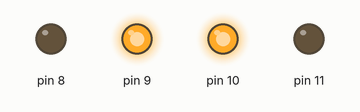
The sketch below on a simulated Arduino Uno, built with avr-gcc and run on an emulated ATmega328P. Shown: output pins drawn as LEDs (lit = HIGH).

Above: at 0.5 s.
At 3.5 s:
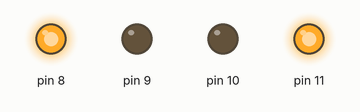
Timing chart, 0 to 4.6 s (numbered marks = the images above):
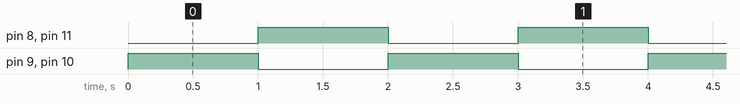

Measured:
- by itself, pin 8–11: alternates HIGH for 1.0 s and LOW for 1.0 s

The sketch:

stepper.ino
```cpp
void setup() {
      pinMode(8, OUTPUT);
  pinMode(10, OUTPUT);
  pinMode(9, OUTPUT);
  pinMode(11, OUTPUT);

}

void loop() {


    //+180 degree
    digitalWrite(8, LOW);
    digitalWrite(10, HIGH);
    digitalWrite(9, HIGH);
    digitalWrite(11, LOW);
    delay(1000);


    //0 dgree
    digitalWrite(8, HIGH);
    digitalWrite(10, LOW);
    digitalWrite(9, LOW);
    digitalWrite(11, HIGH);
     delay(1000);

}
```
